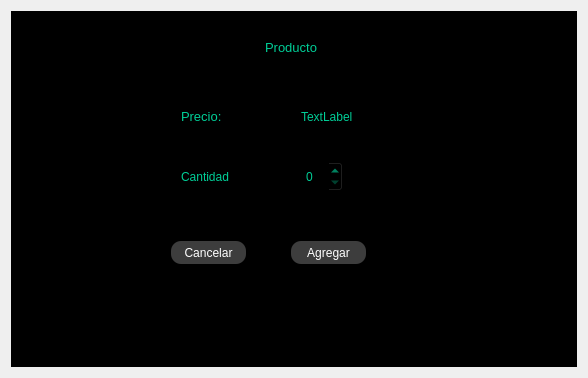
<?xml version="1.0" encoding="UTF-8"?>
<ui version="4.0">
 <class>Dialog</class>
 <widget class="QDialog" name="Dialog">
  <property name="geometry">
   <rect>
    <x>0</x>
    <y>0</y>
    <width>588</width>
    <height>378</height>
   </rect>
  </property>
  <property name="windowTitle">
   <string>Dialog</string>
  </property>
  <layout class="QHBoxLayout" name="horizontalLayout_2">
   <item>
    <widget class="QFrame" name="frame">
     <property name="styleSheet">
      <string notr="true">QFrame{
background-color:rgb(0,0,0);
}
QLabel{
color:rgb(0,206,151);
}
QPushButton{
background-color:rgb(61,61,61);
color:rgb(255,255,255);
border-radius:10%;
}
QSpinBox{
background-color:rgb(0,0,0);
color:rgb(0,206,151);
}</string>
     </property>
     <property name="frameShape">
      <enum>QFrame::StyledPanel</enum>
     </property>
     <property name="frameShadow">
      <enum>QFrame::Raised</enum>
     </property>
     <widget class="QFrame" name="frame_2">
      <property name="geometry">
       <rect>
        <x>10</x>
        <y>10</y>
        <width>551</width>
        <height>340</height>
       </rect>
      </property>
      <property name="frameShape">
       <enum>QFrame::StyledPanel</enum>
      </property>
      <property name="frameShadow">
       <enum>QFrame::Raised</enum>
      </property>
      <widget class="QLabel" name="label">
       <property name="geometry">
        <rect>
         <x>170</x>
         <y>20</y>
         <width>200</width>
         <height>13</height>
        </rect>
       </property>
       <property name="minimumSize">
        <size>
         <width>200</width>
         <height>0</height>
        </size>
       </property>
       <property name="font">
        <font>
         <pointsize>10</pointsize>
        </font>
       </property>
       <property name="text">
        <string>Producto</string>
       </property>
       <property name="alignment">
        <set>Qt::AlignCenter</set>
       </property>
      </widget>
      <widget class="QLabel" name="label_2">
       <property name="geometry">
        <rect>
         <x>160</x>
         <y>80</y>
         <width>71</width>
         <height>31</height>
        </rect>
       </property>
       <property name="font">
        <font>
         <pointsize>10</pointsize>
        </font>
       </property>
       <property name="text">
        <string>Precio: </string>
       </property>
      </widget>
      <widget class="QLabel" name="label_3">
       <property name="geometry">
        <rect>
         <x>280</x>
         <y>80</y>
         <width>81</width>
         <height>31</height>
        </rect>
       </property>
       <property name="text">
        <string>TextLabel</string>
       </property>
      </widget>
      <widget class="QLabel" name="label_4">
       <property name="geometry">
        <rect>
         <x>160</x>
         <y>140</y>
         <width>61</width>
         <height>31</height>
        </rect>
       </property>
       <property name="text">
        <string>Cantidad</string>
       </property>
      </widget>
      <widget class="QSpinBox" name="spinBox">
       <property name="geometry">
        <rect>
         <x>280</x>
         <y>140</y>
         <width>42</width>
         <height>31</height>
        </rect>
       </property>
      </widget>
      <widget class="QPushButton" name="pushButton">
       <property name="geometry">
        <rect>
         <x>150</x>
         <y>220</y>
         <width>75</width>
         <height>23</height>
        </rect>
       </property>
       <property name="text">
        <string>Cancelar</string>
       </property>
      </widget>
      <widget class="QPushButton" name="pushButton_2">
       <property name="geometry">
        <rect>
         <x>270</x>
         <y>220</y>
         <width>75</width>
         <height>23</height>
        </rect>
       </property>
       <property name="text">
        <string>Agregar</string>
       </property>
      </widget>
     </widget>
    </widget>
   </item>
  </layout>
 </widget>
 <resources/>
 <connections/>
</ui>
